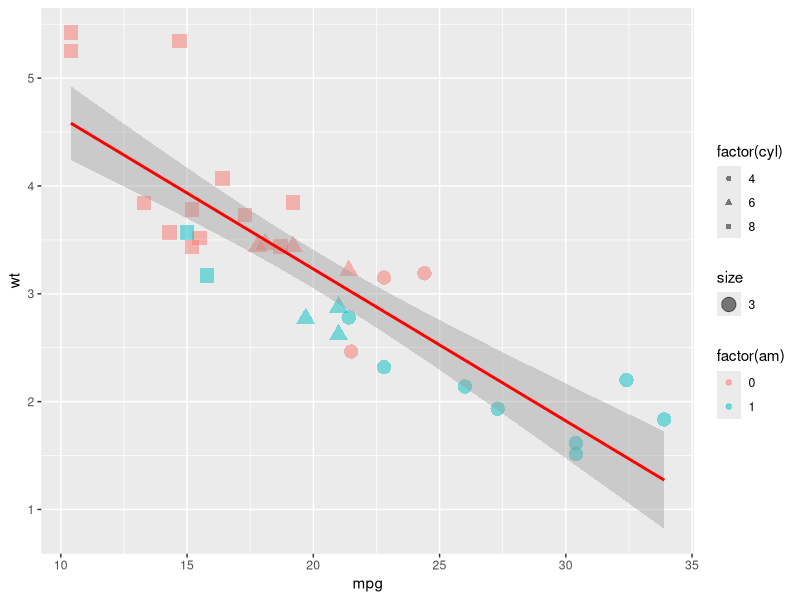

Reproduce this figure in R. (Note: this script raises an error after producing the figure.)
## ---- chunk 1
library("readr")
## ---- chunk 2
library(ggplot2)
df <- mtcars
## ---- chunk 3
names(df)
## ---- chunk 4
df
## ---- chunk 5
library(ggplot2)
df <- mtcars
ggplot(df, aes(x=mpg, y=wt)) + 
  geom_point(alpha=.5, aes(size = 3, colour = factor(am), shape = factor(cyl))) + 
  geom_smooth(method=lm , color="red")
## ---- chunk 6
mtcars
## ---- chunk 7
library("ggplot2")
df <- mtcars
ggplot(df, aes(x=mpg)  + geom_histogram(bins = 6))
## ---- chunk 8
library(GGally)
df <- data.frame(state.x77)
ggplot(data = df, aes(x=Life.Exp)) + 
  geom_histogram()
## ---- chunk 9
library("ggplot2")
df <- mtcars
ggplot(df, aes(mpg)) +
  geom_histogram(bins=14, color='white', fill='green')
## ---- chunk 10
ggplot(df, aes(mpg, fill = cyl)) +
  geom_histogram(binwidth = 15)
## ---- chunk 11
library("ggplot2")
df <- mtcars
ggplot(df, aes(x = mpg)) + 
  geom_dotplot(binwidth = 1.5, color='white', fill='red')
## ---- chunk 12
ggplot(df, aes(x=as.factor(cyl), y=mpg)) + 
    geom_boxplot(fill="slateblue", alpha=0.2)
## ---- chunk 13
ggplot(df, aes(x="mpg", y=mpg)) + 
  geom_boxplot()
## ---- chunk 14
library(ggplot2)
library(GGally)
df <- mtcars
ggparcoord(df, columns = c(1:7), groupColumn = "cyl", alphaLines = .4)
## ---- chunk 15
library(ggplot2)
library(GGally)
df <- mtcars
ggpairs(df, columns=1:6, diag=list(continuous="density"), axisLabels="show")
## ---- chunk 16
mosaicplot(~ gear + carb , data = mtcars, color=vs)
## ---- chunk 17
df
## ---- chunk 18
mosaicplot(~ gear + carb, data = mtcars, color = 4:5)
## ---- chunk 19
ggplot(df, aes(class)) +
 geom_bar(aes(fill = drv), position = position_stack(reverse = TRUE)) +
 coord_flip() +
 theme(legend.position = "top")
## ---- chunk 20
df
## ---- chunk 21

## ---- chunk 22
libar
ggplot(mpg, aes(class)) +
 geom_bar(aes(fill = drv), position = position_stack(reverse = TRUE)) +
 coord_flip() +
 theme(legend.position = "top")
